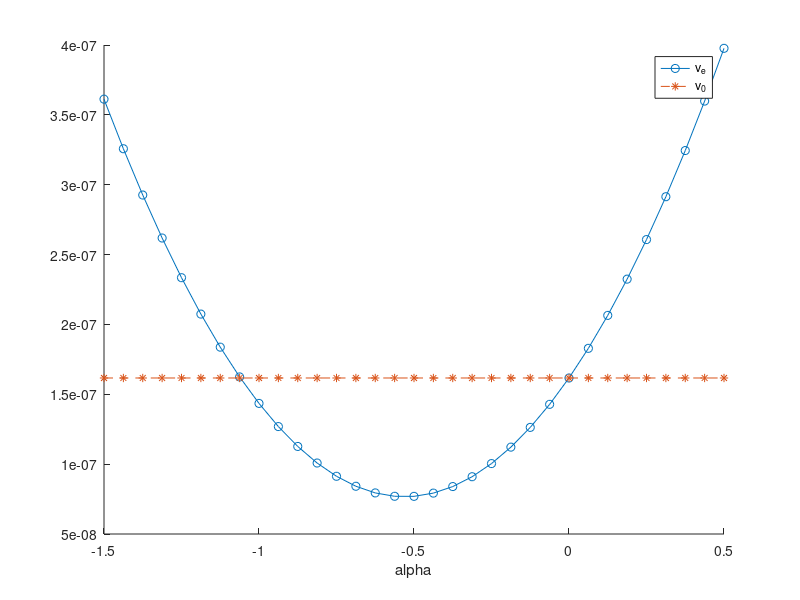
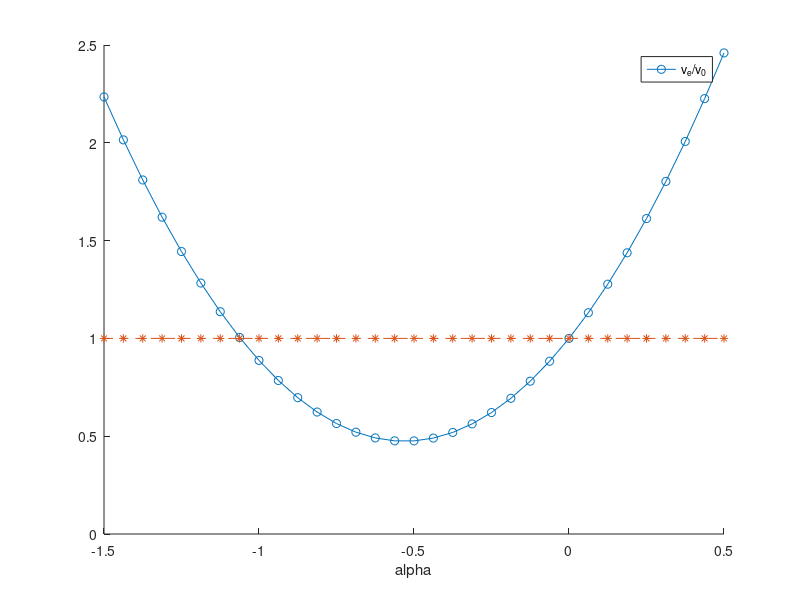

MATLAB code to generate these figures, in order:
function cvis_rs()
    
    format long;
    rng('default');
    
    mu = 0;
    std = 1;
    w0 = 3;
    w1 = 2.8;
    l0 = mu+w0*std;
    l1 = mu+w1*std;
    
    Q0 = @(x) l0-x;
    Q1 = @(x) l1-x;

    v = 1.352806663625048e-09;
    prob0 = 0.001349898031630;
    prob1 = 1-normcdf(l1);
    
    a = linspace(-1.5,0.5,33);
    ansamples = 10000;
    wQ0s(1:ansamples) = 0;
    wQ1s(1:ansamples) = 0;
    
    nsamples = 10000;
    umin = 0;
    umax = 7;
    
    tol = 1.5;
    prob2 = 1-normcdf(l1-tol);
    Q2 = @(x) l1-tol-x;
    q = @(x) ((Q2(x)<0).*normpdf(x))/prob2;
    
    for j = 1:ansamples
        % rejection sampling
        u = umin+(umax-umin)*rand(nsamples,1);
        sample_value = q(u);
        max_value = max(sample_value);
        accepted = rand(nsamples,1)<(sample_value/max_value);
        samples = u(accepted,:);
        if length(samples) < 200
            error('length(samples) < 200');
        end
        
        Q0s = Q0(samples(:))<0;
        Q1s = Q1(samples(:))<0;
        w = normpdf(samples)./q(samples);

        wQ0s(j) = mean(w.*Q0s);
        wQ1s(j) = mean(w.*Q1s);
    end
      
    m0 = mean(wQ0s);
    m1 = mean(wQ1s);
    me = m0+a*(m1-prob1);
      
    prob0
    prob1
    
    display('prob0./m0')
    prob0./m0
    display('prob0./me')
    prob0./me'
    
    covar = cov(wQ0s,wQ1s);
    v0 = covar(1,1);
    v1 = covar(2,2);
    ve = v0+a.^2*v1+2*a*covar(1,2);
      
    display('v./v0')
    v/v0
    display('v/ve')
    v./ve'
    display('ve./v0')
    ve'./v0
    
    figure(1)
    hold on
    plot(a,ve,'-o',a,v0*ones(1,length(a)),'--*')
    legend('v_e','v_0')
    xlabel('alpha')
    hold off
    
    figure(2)
    hold on
    plot(a,ve./v0,'-o',a,ones(1,length(a)),'--*')
    legend('v_e/v_0')
    xlabel('alpha')
    hold off
    
end